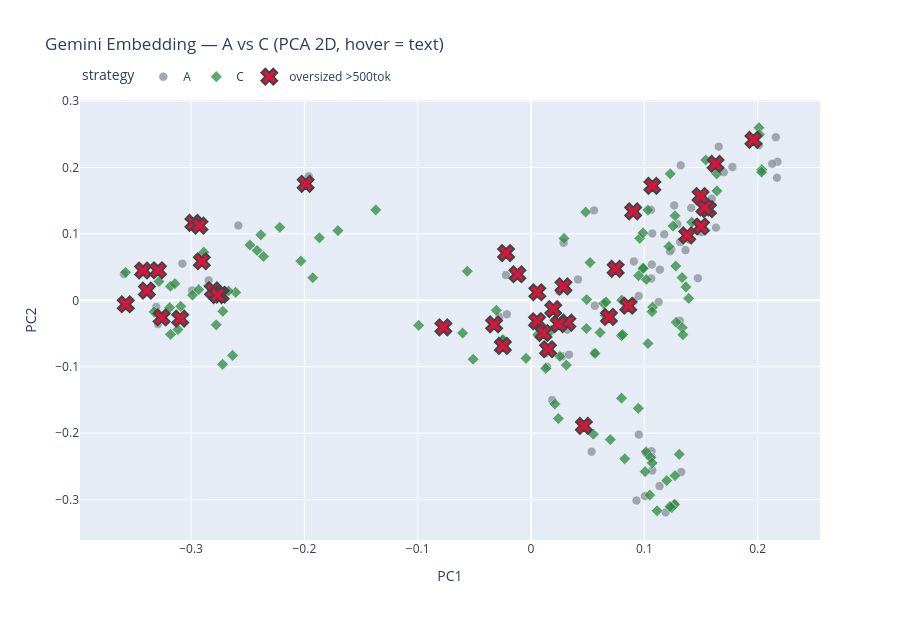

Notebook code for this chart:
### Markdown cell above
---
## Section 5.2: Embedding Map — A vs C (hover ดู text / ขาดหายมั้ย)

ลดมิติ vector 3072 → 2D (PCA) แล้ว plot จุด A (เทา) vs C (เขียว)

**Hover แต่ละจุด** จะเห็น:
- `chunk_id`, source, page, section, type, tokens
- ตัวอย่างเนื้อหา (body ไม่รวม prefix)
- ⚠️ ถ้า chunk ใหญ่เกิน 500 tok → เสี่ยง embedding กลืนเนื้อหา
- ตารางแยก chunk หรือไม่ (C แยก 1:1)

> ต้องรัน Section 5 (embed A + C) ก่อน — ใช้ `vecs_A_gemini`, `chunks_A`, `vecs_C_gemini`, `chunks_C`

### Code cell
# ── Embedding 2D map: Strategy A vs C (interactive hover) ───────
import re
import numpy as np
import pandas as pd
import plotly.express as px
import plotly.graph_objects as go
from sklearn.decomposition import PCA
from sklearn.preprocessing import normalize

MAX_TOKENS = 500

def _body_text(content: str) -> str:
    """ตัด [Source:...] และ [Context:...] ออก เหลือเนื้อหาจริง"""
    lines = content.split("\n")
    body = []
    for line in lines:
        s = line.strip()
        if s.startswith("[Source:") or s.startswith("[Context:"):
            continue
        body.append(line)
    return "\n".join(body).strip()

def _chunk_flags(chunk: dict) -> dict:
    tok = chunk.get("tokens_approx", 0)
    ctype = chunk.get("type", "text")
    body = _body_text(chunk.get("content", ""))
    has_table_tag = "<table" in body.lower()
    return {
        "oversized": tok > MAX_TOKENS,
        "is_table_chunk": ctype in ("table_html", "table_md"),
        "has_table_inline": has_table_tag and ctype == "text",
        "body_chars": len(body),
        "body_preview": body[:500] + ("…" if len(body) > 500 else ""),
    }

def _build_embed_df(chunks, vectors, strategy: str) -> pd.DataFrame:
    rows = []
    for chunk, vec in zip(chunks, vectors):
        flags = _chunk_flags(chunk)
        warn = []
        if flags["oversized"]:
            warn.append("⚠️ >500 tok — เสี่ยงกลืนเนื้อหาใน vector")
        if flags["has_table_inline"]:
            warn.append("⚠️ ตารางปนใน text chunk (A มักเป็นแบบนี้)")
        if flags["is_table_chunk"]:
            warn.append("✅ ตารางแยก chunk (C)")
        rows.append({
            "strategy": strategy,
            "chunk_id": chunk["chunk_id"],
            "source": chunk["source"],
            "page": chunk["page"],
            "heading": chunk.get("heading", ""),
            "type": chunk.get("type", "text"),
            "tokens": chunk.get("tokens_approx", 0),
            "patient_group": chunk.get("patient_group", "—"),
            "oversized": flags["oversized"],
            "is_table_chunk": flags["is_table_chunk"],
            "has_table_inline": flags["has_table_inline"],
            "body_chars": flags["body_chars"],
            "body_preview": flags["body_preview"],
            "warnings": " | ".join(warn) if warn else "OK",
            "vector": vec,
        })
    return pd.DataFrame(rows)

df_A = _build_embed_df(chunks_A, vecs_A_gemini, "A")
df_C = _build_embed_df(chunks_C, vecs_C_gemini, "C")
embed_df = pd.concat([df_A, df_C], ignore_index=True)

all_vecs = np.array(embed_df["vector"].tolist(), dtype=np.float32)
all_vecs = normalize(all_vecs)
pca = PCA(n_components=2, random_state=42)
xy = pca.fit_transform(all_vecs)
embed_df["x"] = xy[:, 0]
embed_df["y"] = xy[:, 1]
embed_df.drop(columns=["vector"], inplace=True)

print(f"📍 Embedding map: A={len(df_A)} | C={len(df_C)} | PCA variance={pca.explained_variance_ratio_.sum():.1%}")
print(f"   A oversized (>{MAX_TOKENS} tok): {int(df_A['oversized'].sum())} | C oversized: {int(df_C['oversized'].sum())}")
print(f"   A table-inline: {int(df_A['has_table_inline'].sum())} | C table chunks: {int(df_C['is_table_chunk'].sum())}")

embed_df["hover"] = embed_df.apply(
    lambda r: (
        f"<b>{r['strategy']} | {r['chunk_id']}</b><br>"
        f"source={r['source']} p.{r['page']} | type={r['type']}<br>"
        f"tokens={r['tokens']} | group={r['patient_group']}<br>"
        f"section={str(r['heading'])[:80]}<br>"
        f"<br><b>{r['warnings']}</b><br>"
        f"<br>{r['body_preview'].replace(chr(10), '<br>')}"
    ),
    axis=1,
)

fig = px.scatter(
    embed_df, x="x", y="y", color="strategy", symbol="strategy",
    color_discrete_map={"A": "#868e96", "C": "#2b8a3e"},
    symbol_map={"A": "circle", "C": "diamond"},
    title="Gemini Embedding — A vs C (PCA 2D, hover = text)",
    labels={"x": "PC1", "y": "PC2"}, height=620,
)
fig.update_traces(
    marker=dict(size=9, opacity=0.75, line=dict(width=0.5, color="white")),
    hovertemplate="%{hovertext}<extra></extra>",
    hovertext=embed_df["hover"].tolist(),
)
oversized = embed_df[embed_df["oversized"]]
if len(oversized):
    fig.add_trace(go.Scatter(
        x=oversized["x"], y=oversized["y"], mode="markers",
        name=f"oversized >{MAX_TOKENS}tok",
        marker=dict(size=14, color="crimson", symbol="x", line=dict(width=2)),
        hovertext=oversized["hover"], hovertemplate="%{hovertext}<extra></extra>",
    ))
fig.update_layout(legend=dict(orientation="h", yanchor="bottom", y=1.02))
fig.show()

### Figure 1 — Plotly figure (JSON) as saved in the notebook; plotly's stock layout.template omitted (floating-point values rounded to 4 significant figures; data arrays with more than 128 entries replaced by an {"elided": "..."} marker saying what was removed)
{"data": [{"hovertemplate": "%{hovertext}<extra></extra>", "hovertext": {"elided": "211 str values"}, "legendgroup": "A", "marker": {"color": "#868e96", "line": {"color": "white", "width": 0.5}, "opacity": 0.75, "size": 9, "symbol": "circle"}, "mode": "markers", "name": "A", "orientation": "v", "showlegend": true, "type": "scatter", "x": [-0.3592, -0.3077, -0.2845, -0.3423, -0.2991, -0.1962, -0.2979, -0.2583, -0.3306, -0.3389, -0.3292, -0.3576, 0.1017, 0.1325, 0.1064, 0.1134, 0.1005, 0.0951, 0.1066, 0.1268, 0.1069, 0.1188, 0.09304, 0.05344, 0.04661, 0.09075, 0.1313, 0.1126, 0.106, 0.02749, 0.05614, 0.01417, 0.01865, 0.1292, 0.05553, 0.1058, -0.01201, 0.02878, -0.02216, -0.02796, 0.02494, 0.0414, 0.1472, 0.1066, 0.1239, 0.05624, 0.1069, 0.1393, 0.1413, 0.1316, 0.1137, 0.09074, 0.09497, 0.0196, -0.02134, 0.02859, 0.03197, 0.015, 0.01238, 0.03352, 0.2174, 0.217, 0.1777, 0.1321, 0.2011, 0.2127, 0.2159, 0.1701, 0.1656, 0.1561, 0.1594, 0.1263, 0.1071, 0.1225, 0.1631, 0.1397, 0.1501, 0.1175, 0.1363], "xaxis": "x", "y": [0.0394, 0.05522, 0.03012, 0.04489, 0.01493, 0.1867, 0.1166, 0.1127, -0.01004, 0.01474, -0.03561, -0.005883, -0.2298, -0.2584, -0.2272, -0.2795, -0.2946, -0.2021, -0.2361, -0.3067, -0.2562, -0.3192, -0.3014, -0.2279, -0.189, 0.05851, -0.03086, -0.002421, 0.03288, -0.08409, -0.0792, -0.09987, -0.15, 0.1148, 0.1354, 0.1363, 0.03925, 0.0865, 0.03817, -0.02456, 0.01349, 0.03143, 0.03321, 0.05379, 0.07621, -0.00808, 0.1008, 0.09237, 0.1392, 0.08782, 0.04624, -0.001302, 0.006555, -0.01324, -0.02099, 0.02113, -0.04417, -0.07359, -0.07991, -0.08178, 0.2086, 0.1845, 0.2007, 0.2033, 0.2339, 0.2057, 0.2456, 0.193, 0.2314, 0.1373, 0.1531, 0.1429, 0.1723, 0.07391, 0.1094, 0.09141, 0.1026, 0.09939, 0.07565], "yaxis": "y"}, {"hovertemplate": "%{hovertext}<extra></extra>", "hovertext": {"elided": "211 str values"}, "legendgroup": "C", "marker": {"color": "#2b8a3e", "line": {"color": "white", "width": 0.5}, "opacity": 0.75, "size": 9, "symbol": "diamond"}, "mode": "markers", "name": "C", "orientation": "v", "showlegend": true, "type": "scatter", "x": {"elided": "132 float values"}, "xaxis": "x", "y": {"elided": "132 float values"}, "yaxis": "y"}, {"hovertemplate": "%{hovertext}<extra></extra>", "hovertext": ["<b>A | AAFP_0003</b><br>source=AAFP p.2 | type=table_html<br>tokens=2416 | group=—<br>section=Antibiotic Use in Acute Upper Respiratory Tract Infections > Common Cold<br><br><b>⚠️ >500 tok — เสี่ยงกลืนเนื้อหาใน vector | ✅ ตารางแยก chunk (C)</b><br><br><table><tr><td>Condition</td><td>Signs and symptoms</td><td>Treatment</td></tr><tr><td>Acute otitis media</td><td>Fever, earache, ear drainage, middle ear effusion, signs of middle ear inflammation</td><td>Analgesics; amoxicillin (first-line treatment) for all children with severe illness and young children with bilateral infections, otherwise consider watchful waiting</td></tr><tr><td>Acute rhinosinusitis</td><td>Fever, purulent nasal discharge, facial pain, headache</td><td>Watchful waiting fo…", "<b>A | AAFP_0006</b><br>source=AAFP p.4 | type=table_html<br>tokens=1981 | group=—<br>section=Antibiotic Use in Acute Upper Respiratory Tract Infections > Group A Beta-Hemoly<br><br><b>⚠️ >500 tok — เสี่ยงกลืนเนื้อหาใน vector | ✅ ตารางแยก chunk (C)</b><br><br>The American Academy of Family Physicians, the Ameri- can College of Physicians, and the Centers for Disease Con- trol and Prevention (CDC) recommend using the modified Center criteria when evaluating patients with pharyngitis to determine the likelihood of group A beta-hemolytic strep- tococcal infection before prescribing antibiotics (**Table 2**). The findings in the Center criteria that are suggestive of group A beta-hemolytic streptococcal pharyngitis include tonsillar exudates, tender ante…", "<b>A | AAFP_0009</b><br>source=AAFP p.6 | type=table_html<br>tokens=2418 | group=—<br>section=Antibiotic Use in Acute Upper Respiratory Tract Infections > Interventions to Re<br><br><b>⚠️ >500 tok — เสี่ยงกลืนเนื้อหาใน vector | ✅ ตารางแยก chunk (C)</b><br><br><table><tr><td>Infection</td><td>Adults</td><td>Children</td></tr><tr><td rowspan=\"2\">Acute bacterial rhinosinusitis</td><td>First-line treatment:</td><td>First-line treatment:</td></tr><tr><td>Amoxicillin/clavulanate (Augmentin), 500 mg orally every eight hours or 875 mg every 12 hours for five to seven days</td><td>Amoxicillin/clavulanate, 45 mg amoxicillin per kg per day orally, divided every 12 hours for 10 to 14 days</td></tr><tr><td></td><td>Penicillin allergy:</td><td>Penicillin allergy:<…", "<b>A | AAFP_0011</b><br>source=AAFP p.8 | type=table_html<br>tokens=3166 | group=—<br>section=UPPER RESPIRATORY TRACT INFECTIONS > TABLE 5 Physician and Patient Resources for<br><br><b>⚠️ >500 tok — เสี่ยงกลืนเนื้อหาใน vector | ✅ ตารางแยก chunk (C)</b><br><br><table><tr><td>American Heart Association Physician Alliance</td><td>http://www.ahaphysicianforum.org/resources/appropriate-use/ antimicrobial/index.shtml</td></tr><tr><td>Centers for Disease Control and Prevention</td><td>https://www.cdc.gov/ antibiotic-use</td></tr><tr><td>Choosing Wisely Canada</td><td>https://choosingwiselycanada. org/primary-care/antibiotics</td></tr><tr><td>Interactive Medical Training Resources</td><td>https://www.uwimtr.org/dart</td></tr></table><br><br>of interventions with a…", "<b>A | URI_0012</b><br>source=URI p.13 | type=table_html<br>tokens=637 | group=—<br>section=น้ำหนักคำแนะนำ (Strength of Recommendation)<br><br><b>⚠️ >500 tok — เสี่ยงกลืนเนื้อหาใน vector | ✅ ตารางแยก chunk (C)</b><br><br><table><tr><td>น้ำหนัก</td><td>ความหมาย</td></tr><tr><td>++</td><td>\"แนะนำอย่างยิ่ง\" (strongly recommend) คือ ความความมั่นใจ ของคำแนะนำ **ให้ทำ** อยู่ในระดับสูง เพราะมาตรการดังกล่าวมี ประโยชน์อย่างยิ่งต่อผู้ป่วยและคุ้มค่า (cost effective) (**ควรทำ**)</td></tr><tr><td>+</td><td>\"แนะนำ\" (recommend) คือ ความมั่นใจของคำแนะนำ **ให้ทำ** อยู่ในระดับปานกลาง เนื่องจากมาตรการดังกล่าวอาจมีประโยชน์ ต่อผู้ป่วยและอาจคุ้มค่าในภาวะจำเพาะ (อาจไม่ทำก็ได้ขึ้นอยู่ กับสถานการณ์และความเหมาะสม: น่าทำ)</td></tr><tr><td…", "<b>A | URI_0024</b><br>source=URI p.22 | type=table_html<br>tokens=1162 | group=—<br>section=ลักษณะอาการทางคลินิก<br><br><b>⚠️ >500 tok — เสี่ยงกลืนเนื้อหาใน vector | ✅ ตารางแยก chunk (C)</b><br><br><table><tr><td>เชื้อ</td><td>อาการทางคลินิกและอาการร่วมที่พบ</td></tr><tr><td>Group A beta-hemolytic streptococci</td><td>1) Pharyngotonsillitis คอและ/หรือต่อมทอนซิลแดงจัด อาจตรวจพบจุดหนองทั้งที่ทอนซิลและเยื่อบุรอบ ๆ บริเวณเพดานอ่อน หรือตรวจพบจุดเลือดออกบริเวณที่มีการอักเสบ<br/>2) Scarlet fever ผู้ป่วยที่มีทอนซิลอักเสบร่วมกับมีผื่นตามตัว เป็นแบบ punctate erythema (scarlatiniform rash) บริเวณรอบปากชีด และลิ้นมีลักษณะคล้ายสตรอเบอรี่</td></tr><tr><td>Group C and group G streptococci</td><td>Pharyng…", "<b>A | URI_0041</b><br>source=URI p.37 | type=text<br>tokens=511 | group=—<br>section=การตรวจทางห้องปฏิบัติการ > การถ่ายภาพรังสีไซนัส<br><br><b>⚠️ >500 tok — เสี่ยงกลืนเนื้อหาใน vector</b><br><br>เด็กที่มีอาการไซนัสอักเสบเรื้อรัง หรือเป็นซ้ำๆ ส่วนใหญ่เกิดจากมีการติดเชื้อทางเดินหายใจส่วนบนที่เป็นบ่อยๆ ควรหาปัจจัยอื่นที่อาจเป็นเหตุนำได้แก่ ภูมิแพ้ ภาวะภูมิคุ้มกันต่ำ ความผิดปกติของ cilia และความผิดปกติทางกายภาพ ซึ่งต้องให้การรักษาไปด้วยกัน แนวทางการดูแลรักษาโรคติดเชื้อเฉียบพลันระบบหายใจในเด็ก พ.ศ. 2562 **2. การรักษาจำเพาะ (specific treatment)** ได้แก่ **ยาต้านจุลชีพ**<br>การรักษาด้วยยาต้านจุลชีพอาจแบ่งการพิจารณาเป็น 2 ขั้นตอนดังนี้ **2.1 การรักษาระยะแรก (ดังตารางที่ 3)**<br>1) จากการศึกษาในผู้ใหญ…", "<b>A | URI_0043</b><br>source=URI p.39 | type=text<br>tokens=511 | group=—<br>section=การตรวจทางห้องปฏิบัติการ > การถ่ายภาพรังสีไซนัส<br><br><b>⚠️ >500 tok — เสี่ยงกลืนเนื้อหาใน vector</b><br><br>รูปแบบเดิมของ amoxicillin: clavulanate จะมีอัตราส่วน 4:1 ซึ่งต้องแบ่งให้วันละ 3 เวลา ปัจจุบันชนิดที่มีอัตราส่วน 7:1 จะแบ่งให้วันละ 2 เวลา แต่กรณีที่ให้ขนาดสูงคือ สัดส่วน 14:1 นั้นสามารถให้ amoxicillin: clavulanate ชนิด 7:1 ในขนาด 40-50 มก./กก./วัน ร่วมกับ amoxicillin ธรรมดาในขนาด 40-50 มก./กก./วัน ได้¹⁴ [B1+]<br><br><br><br><br><br><br><br>แนวทางการดูแลรักษาโรคติดเชื้อเฉียบพลันระบบหายใจในเด็ก พ.ศ. 2562 <br><br><br><br>2) ยาต้านจุลชีพอื่นที่สามารถใช้ได้ เช่น levofloxacin (10-20 มก./กก./วัน) cefuroxime, cefdinir หรือ cepipodoxime กร…", "<b>A | URI_0045</b><br>source=URI p.40 | type=table_html<br>tokens=5802 | group=—<br>section=การตรวจทางห้องปฏิบัติการ > แนวทางการป้องกันไซนัสอักเสบ (prevention and promotion<br><br><b>⚠️ >500 tok — เสี่ยงกลืนเนื้อหาใน vector | ✅ ตารางแยก chunk (C)</b><br><br><table><tr><td>ยา</td><td>ขนาดยา</td><td>ระยะเวลา (วัน)</td></tr><tr><td colspan=\"3\">สำหรับผู้ที่ไม่แพ้ penicillin</td></tr><tr><td>Amixicillin</td><td>40-50 มก./กก./วัน หรือ 80-90 มก./กก./วัน ในกรณีสงสัยเชื้อดื้อยา</td><td>7-10</td></tr><tr><td rowspan=\"2\">Amoxicillin-clavulanate</td><td>40-50 มก./กก./วัน ของ amoxicillin (7:1) หรือ 80-90 มก./กก./วัน ของ amoxicillin (14:1) ในกรณีสงสัยเชื้อดื้อยา*</td><td>7-10</td></tr><tr><td colspan=\"2\">สำหรับผู้ที่แพ้ penicillin non type I hypersensitivity</td…", "<b>A | URI_0057</b><br>source=URI p.66 | type=text<br>tokens=544 | group=—<br>section=ฝีหลังคอหอย (Retropharyngeal abscess) > 2. การถ่ายภาพเอกซเรย์คอมพิวเตอร์ของคอและ<br><br><b>⚠️ >500 tok — เสี่ยงกลืนเนื้อหาใน vector</b><br><br>ต้องพยายามให้ได้การวินิจฉัยโรคโดยเร็วที่สุด ก่อนที่จะมีภาวะแทรกซ้อนจากการอุดกั้นทางเดินหายใจ โดยเฉพาะในเด็กที่มาด้วยไข้ คอบวมและกลืนลำบาก ควรเฝ้าระวังใกล้ชิดในเด็กที่มีอาการหงุดหงิด กระสับกระส่าย น้ำลายไหล (drooling) หรือแหงนคอผิดปกติ ความรุนแรงของโรค ขึ้นกับภาวะอุดกั้นทางเดินหายใจส่วนบน สิ่งที่มักพบเมื่อมีปัญหาอุดกั้นทางเดินหายใจ ได้แก่ หายใจเร็ว เขียว tracheal tug (แหงนคอไปด้านหลัง ผู้ตรวจยืนหลังผู้ป่วย จับที่ cricoid cartilage สัมผัสได้ว่า trachea ถูกดึงลงตามจังหวะหัวใจเต้น) intercostal retra…", "<b>A | URI_0060</b><br>source=URI p.70 | type=text<br>tokens=522 | group=—<br>section=ฝีหลังคอหอย (Retropharyngeal abscess) > 2. การถ่ายภาพเอกซเรย์คอมพิวเตอร์ของคอและ<br><br><b>⚠️ >500 tok — เสี่ยงกลืนเนื้อหาใน vector</b><br><br>พิจารณาเปลี่ยนยาต้านจุลชีพตามผลเพาะเชื้อ หรือเมื่อผู้ป่วยอาการทรุดลง ทั้งนี้หลังจากให้ยาต้านจุลชีพไปแล้ว อาการควรมีขึ้นใน 24-48 ชั่วโมง ถ้าไม่ดีขึ้นให้ประเมินซ้ำ และเพิ่มยา vancomycin เพื่อครอบคลุมเชื้อ MRSA<br><br><br><br>**การปรับเปลี่ยนเป็นยารับประทาน**<br><br><br><br>ให้ยาต้านจุลชีพทางหลอดดำไปจนกว่าไข้ลง และอาการดีขึ้น จึงเปลี่ยนเป็นยารับประทาน ที่แนะนำคือ amoxicillin-clavulanate หรือ clindamycin ระยะเวลาที่ให้ยาประมาณ 14 วัน (รวมทั้ง IV และ oral) ทั้งนี้ขึ้นอยู่กับว่าผู้ป่วยมีภาวะแทรกซ้อนมากน้อยเพียงใด^1 [C1++]<br><br><br>…", "<b>C | AAFP_0003</b><br>source=AAFP p.2 | type=table_html<br>tokens=644 | group=both<br>section=Antibiotic Use in Acute Upper Respiratory Tract Infections > Common Cold > Table<br><br><b>⚠️ >500 tok — เสี่ยงกลืนเนื้อหาใน vector | ✅ ตารางแยก chunk (C)</b><br><br><table><tr><td>Condition</td><td>Signs and symptoms</td><td>Treatment</td></tr><tr><td>Acute otitis media</td><td>Fever, earache, ear drainage, middle ear effusion, signs of middle ear inflammation</td><td>Analgesics; amoxicillin (first-line treatment) for all children with severe illness and young children with bilateral infections, otherwise consider watchful waiting</td></tr><tr><td>Acute rhinosinusitis</td><td>Fever, purulent nasal discharge, facial pain, headache</td><td>Watchful waiting fo…", "<b>C | AAFP_0012</b><br>source=AAFP p.4 | type=text<br>tokens=528 | group=both<br>section=UPPER RESPIRATORY TRACT INFECTIONS > Acute Otitis Media > Group A Beta-Hemolytic<br><br><b>⚠️ >500 tok — เสี่ยงกลืนเนื้อหาใน vector</b><br><br>Pharyngitis symptoms include sore throat, fever, and painful swallowing. Children may also have headaches, nausea, or abdominal pain. Pharyngitis is a self-limited infection that may accompany other symptoms of URIs. Although group A beta-hemolytic streptococcal pharyngitis is the most common bacterial cause of acute pharyngitis, accounting for 5% to 15% of sore throat visits in adults and 20% to 30% in children, most cases are viral.<sup>13</sup> Distinguishing group A beta-hemolytic streptococ…", "<b>C | AAFP_0015</b><br>source=AAFP p.5 | type=text<br>tokens=615 | group=both<br>section=UPPER RESPIRATORY TRACT INFECTIONS > Acute Otitis Media > Group A Beta-Hemolytic<br><br><b>⚠️ >500 tok — เสี่ยงกลืนเนื้อหาใน vector</b><br><br>ed for patients with a score of 2 or 3 and, if results are positive, should receive antibiotics; patients with a score of 4 or 5 should receive antibiotics.<br><br>Adapted with permission from Zoorob R, Sidani MA, Fremont RD, et al. Antibiotic use in acute upper respiratory tract infections. Am Fam Physician. 2012;86(9):820.<br><br>The Infectious Diseases Society of America recom- mends that patients with suspected group A beta-hemo- lytic streptococcal pharyngitis undergo a throat swab rapid antigen detect…", "<b>C | AAFP_0023</b><br>source=AAFP p.6 | type=table_html<br>tokens=1000 | group=both<br>section=UPPER RESPIRATORY TRACT INFECTIONS > Interventions to Reduce Unnecessary Antibio<br><br><b>⚠️ >500 tok — เสี่ยงกลืนเนื้อหาใน vector | ✅ ตารางแยก chunk (C)</b><br><br><table><tr><td>Infection</td><td>Adults</td><td>Children</td></tr><tr><td rowspan=\"2\">Acute bacterial rhinosinusitis</td><td>First-line treatment:</td><td>First-line treatment:</td></tr><tr><td>Amoxicillin/clavulanate (Augmentin), 500 mg orally every eight hours or 875 mg every 12 hours for five to seven days</td><td>Amoxicillin/clavulanate, 45 mg amoxicillin per kg per day orally, divided every 12 hours for 10 to 14 days</td></tr><tr><td></td><td>Penicillin allergy:</td><td>Penicillin allergy:<…", "<b>C | AAFP_0026</b><br>source=AAFP p.7 | type=table_html<br>tokens=759 | group=both<br>section=UPPER RESPIRATORY TRACT INFECTIONS > Table<br><br><b>⚠️ >500 tok — เสี่ยงกลืนเนื้อหาใน vector | ✅ ตารางแยก chunk (C)</b><br><br><table><tr><td>Clinical recommendation</td><td>Evidence rating</td><td>Comments</td></tr><tr><td>Antibiotics are ineffective for the treatment of the common cold and should not be prescribed.<sup>5,21,22</sup></td><td>A</td><td>Consistent findings of no benefit and increased adverse effects in systematic reviews of 11 RCTs</td></tr><tr><td>Antibiotics are not typically effective for treatment of laryngitis and any benefits, including slight improvement in voice, do not outweigh costs.<sup>8</sup…", "<b>C | AAFP_0031</b><br>source=AAFP p.9 | type=text<br>tokens=563 | group=both<br>section=UPPER RESPIRATORY TRACT INFECTIONS > TABLE 5 Physician and Patient Resources for<br><br><b>⚠️ >500 tok — เสี่ยงกลืนเนื้อหาใน vector</b><br><br>1\\. Shapiro DJ, Hicks LA, Pavia AT, et al. Antibiotic prescribing for adults in ambulatory care in the USA, 2007-09. J Antimicrob Chemother. 2014; 69(1):234-240.<br><br>2\\. Hersh AL, Shapiro DJ, Pavia AT, et al. Antibiotic prescribing in ambulatory pediatrics in the United States. Pediatrics. 2011;128(6):1053-1061.<br><br>3\\. Havens FP, Hicks LA, Chung JR, et al. Outpatient antibiotic prescribing for acute respiratory infections during influenza seasons. JAMA Netw Open. 2018;1(2):e180243.<br><br>4\\. Hersh AL, Jac…", "<b>C | AAFP_0032</b><br>source=AAFP p.9 | type=text<br>tokens=556 | group=both<br>section=UPPER RESPIRATORY TRACT INFECTIONS > TABLE 5 Physician and Patient Resources for<br><br><b>⚠️ >500 tok — เสี่ยงกลืนเนื้อหาใน vector</b><br><br>Society of America. IDSA clinical practice guideline for acute bacterial rhinosinusitis in children and adults. Clin Infect Dis. 2012;54(8):e72-e112.<br><br>10\\. Rosenfeld RM, Piccirillo JF, Chandrasekhar SS, et al. Clinical practice guideline (update): adult sinusitis. Otolaryngol Head Neck Surg. 2015; 152(2 suppl):S1-S39.<br><br>11\\. Lieberthal AS, Carroll AE, Chommaitree T, et al. The diagnosis and management of acute otitis media lPublished correction appears in Pediatr rics. 2014;133(2):346]. Pediatric…", "<b>C | AAFP_0034</b><br>source=AAFP p.9 | type=text<br>tokens=522 | group=both<br>section=UPPER RESPIRATORY TRACT INFECTIONS<br><br><b>⚠️ >500 tok — เสี่ยงกลืนเนื้อหาใน vector</b><br><br>www.choosingwisely.org/clinician-lists/american-academy-pediatrics-cough-and-cold-medicines-for-children-under-four<br><br>21\\. Harris AM, Hicks LA, Qaseem A; High value care task force of the American College of Physicians and for the Centers for Disease Control and Prevention. Appropriate antibiotic use for acute respiratory tract infection in adults: advice for high-value care from the American College of Physicians and the Centers for Disease Control and Prevention. Ann Intern Med. 2016;164(6):425…", "<b>C | AAFP_0035</b><br>source=AAFP p.9 | type=text<br>tokens=506 | group=both<br>section=UPPER RESPIRATORY TRACT INFECTIONS<br><br><b>⚠️ >500 tok — เสี่ยงกลืนเนื้อหาใน vector</b><br><br>. Accessed August 31, 2022. https://www.cdc.gov/coronavirus/2019-n cov/need-extra-precautions/people-with-medical-conditions.html<br><br>30\\. Coker TR, Chan LS, Newberry SJ, et al. Diagnosis, microbial epidemiology, and antibiotic treatment of acute otitis media in children: a systematic review. JAMA. 2010;304(19):2161-2169.<br><br>31\\. Spurling GK, Del Mar CB, Dooley L, et al. Delayed antibiotic prescriptions for respiratory infections. Cochrane Database Syst Rev. 2017;(9): CD004417.<br><br>32\\. Gaboury RM, Shin…", "<b>C | URI_0036</b><br>source=URI p.28 | type=text<br>tokens=504 | group=pediatric<br>section=การรักษา ประกอบด้วย > 2. การให้ยาต้านจุลชีพ<br><br><b>⚠️ >500 tok — เสี่ยงกลืนเนื้อหาใน vector</b><br><br>ใช้เฉพาะผู้ป่วยที่มีภาวะ type I hypersensitivity ต่อ penicillin โดยแนะนำให้ เริ่มการรักษาภายใน 9 วันหลังจากเริ่มมีอาการ¹¹ [A1++]<br><br>**ภาวะแทรกซ้อน ได้แก่**<br>1. ภาวะแทรกซ้อนที่เกิดจากการลุกลามของเชื้อไปยังบริเวณใกล้เคียง (suppurative complications) ได้แก่ หูชั้นกลางอักเสบ, peritonssial abscess (Quinsy), para/retro pharyngeal abscess และการลุกลามของเชื้อไปยังเนื้อเยื่อ ชั้นลึกของบริเวณคอหรือไปส่วนอื่นๆ พบมีรายงานผู้ป่วย endophthalmitis⁵ กรณี<br><br>นี้ต้องส่งปรึกษาแพทย์เฉพาะทาง ตา หู คอ จมูก ต่อไป ภาวะแทรก…", "<b>C | URI_0038</b><br>source=URI p.28 | type=text<br>tokens=584 | group=pediatric<br>section=การรักษา ประกอบด้วย > 2. การให้ยาต้านจุลชีพ<br><br><b>⚠️ >500 tok — เสี่ยงกลืนเนื้อหาใน vector</b><br><br>r upper respiratory tract infections in pediatrics. Pediatrics 2013;132(6): 1146-54.<br><br>6\\. Fine AM, Nizet V, Mandl KD. Large-scale validation of the Centor and Mcsaac scores to predict group A streptococcal pharyngitis. Arch Intern Med 2012;172(11):847-52.<br><br>แนวทางการดูแลรักษาโรคติดเชื้อเฉียบพลันระบบหายใจในเด็ก พ.ศ. 2562<br><br>7.  Kunnamo A, Korppi M, Helminen M. Tonsillitis in children: unnecessary laboratory studies and antibiotic use. World J Pediatr 2016;12(1):114-7.<br>8.  Ebell MH, Call M, Shinholse…", "<b>C | URI_0046</b><br>source=URI p.39 | type=text<br>tokens=515 | group=pediatric<br>section=การตรวจทางห้องปฏิบัติการ > การถ่ายภาพรังสีไซนัส<br><br><b>⚠️ >500 tok — เสี่ยงกลืนเนื้อหาใน vector</b><br><br>eatus**<br>สำหรับสถานบริการที่สามารถส่งตรวจเพาะเชื้อจากสารคัดหลั่งได้ อาจเก็บสารคัดหลั่งเพื่อใช้เป็นข้อมูลบอกเชื้อที่เป็นสาเหตุ โดยก่อนเก็บเพาะเชื้อแนะนำให้ยาเพื่อให้เส้นเลือดหดตัวเฉพาะที่ เช่น 0.25% phenylephrine hydrochloride หยอดจมูก แล้วใช้ wire-cotton swab เก็บน้ำมูกจากบริเวณรูเปิดไซนัสโดยเก็บทั้งสองข้าง$^{35}$ [C1+]<br><br>**การเจาะดูดไซนัสโดยแพทย์โสต ศอ นาสิก**<br>โดยทั่วไปไม่มีความจำเป็นต้องทำ ยกเว้นมีข้อบ่งชี้ ได้แก่ ผู้ป่วยที่ไม่ตอบสนองต่อการรักษาด้วยยาต้านจุลชีพหลายชนิด หรือมีการปวดที่บริเวณใบหน้…", "<b>C | URI_0049</b><br>source=URI p.39 | type=text<br>tokens=512 | group=pediatric<br>section=การตรวจทางห้องปฏิบัติการ > การถ่ายภาพรังสีไซนัส<br><br><b>⚠️ >500 tok — เสี่ยงกลืนเนื้อหาใน vector</b><br><br>$^{3,5,13,44}$ [B1+]<br>4) ไม่ควรเลือกให้ macrolide เป็นตัวแรก เนื่องจาก S. pneumoniae มักจะดื้อต่อยานี้$^{8,12,45}$ [A1-]<br><br>5) กรณีที่ทราบว่าเชื้อเป็น penicillin resistant S. pneumoniae เพียงชนิดเดียว อาจให้ clindamycin 30-40 มก./กก./วัน แบ่งให้ 3 เวลา [C1+]<br><br>**2.2 กรณีที่ไม่ตอบสนองต่อการรักษาหรือมีโอกาสมีเชื้อดื้อยาสูง**<br><br>1) กลุ่มที่ไม่ตอบสนองต่อการรักษาที่ 48-72 ชั่วโมง และกลุ่มที่มีโอกาสมีเชื้อดื้อยา (ได้แก่เคยได้ยาต้านจุลชีพมาภายใน 30-90 วัน หรือได้ยาต้านจุลชีพบ่อยๆ อายุต่ำกว่า 2 ปี หรืออยู่ในส…", "<b>C | URI_0053</b><br>source=URI p.47 | type=text<br>tokens=523 | group=pediatric<br>section=การตรวจทางห้องปฏิบัติการ > แนวทางการป้องกันไซนัสอักเสบ (prevention and promotion<br><br><b>⚠️ >500 tok — เสี่ยงกลืนเนื้อหาใน vector</b><br><br>* กรณีสงสัยเชื้อ S. pneumoniae ดื้อยา ได้แก่ เคยได้ยาต้านจุลชีพมาภายใน 30-90 วัน หรือ<br>ได้ยาต้านจุลชีพบ่อยๆ อายุต่ำกว่า 2 ปี หรืออยู่ในสถานรับเลี้ยงเด็กอ่อน^5,12,13,40-43 รวมทั้ง<br>เด็กที่อยู่ในสิ่งแวดล้อมที่สัมผัสกับควันบุหรี่พิจารณาใช้ amoxicillin-clavulanate ขนาด 80-90<br>มก./กก./วัน ของ amoxicillin ร่วมกับ 6.4 มก./กก./วัน ของ clavulanate ในอัตราส่วน 14:1<br>เพื่อลดการเกิดผลข้างเคียงถ่ายเหลว<br><br>แผนภูมิที่ 3 แนวทางการดูแลรักษา acute sinusitis<br><br>**ไซนัสอักเสบเฉียบพลัน**<br><br>**ไม่มีเชื้อดื้อยา**<br>*   **อาการไม่…", "<b>C | URI_0054</b><br>source=URI p.47 | type=text<br>tokens=510 | group=pediatric<br>section=การตรวจทางห้องปฏิบัติการ > แนวทางการป้องกันไซนัสอักเสบ (prevention and promotion<br><br><b>⚠️ >500 tok — เสี่ยงกลืนเนื้อหาใน vector</b><br><br>วัน ในผู้ป่วยที่เป็นเรื้อรังให้ยา 21-28 วัน หรือนับจากการเป็นปกติแล้วให้ยาต่ออีก 7 วัน<br><br>แนวทางการดูแลรักษาโรคติดเชื้อเฉียบพลันระบบหายใจในเด็ก พ.ศ. 2562<br><br>**เอกสารอ้างอิง**<br><br>1. Newton DA. Sinusitis in children and adolescents. Prim Care 1996;23: 701-17.<br><br>2. Wald ER. Sinusitis in children. N Engl J Med 1992; 32: 6319-23.<br><br>3. ราชวิทยาลัยโสต ศอ นาสิกแพทย์แห่งประเทศไทย, ราชวิทยาลัยกุมารแพทย์ แห่งประเทศไทย, สมาคมโรคภูมิแพ้ และอิมมูโนวิทยาแห่งประเทศไทย, สมาคม โรคติดเชื้อแห่งประเทศไทย, สมาคมแพทย์โรคจมูกไ…", "<b>C | URI_0055</b><br>source=URI p.47 | type=text<br>tokens=537 | group=pediatric<br>section=การตรวจทางห้องปฏิบัติการ > แนวทางการป้องกันไซนัสอักเสบ (prevention and promotion<br><br><b>⚠️ >500 tok — เสี่ยงกลืนเนื้อหาใน vector</b><br><br>536, 2537 และ 2540. วารสารวัณโรคและโรคทรวงอก 2542;20:169-77.<br><br>11. Dejsirilert S, Overweg K, Sluijter M. et al. Nasopharyngeal carriage of penicillin-resistant Streptococcus pneumoniae among children with acute respiratory tract infections in Thailand: a molecular epidemiological survey. J Clin Microbiol 1999;37:1832-8.<br><br>12. Cincinnati Children's HospitalMedicalCenter. Evidence based clinical practice guideline for children with acute bacterial sinusitis in children 1 to 18 years of age. Cincinna…", "<b>C | URI_0056</b><br>source=URI p.47 | type=text<br>tokens=541 | group=pediatric<br>section=การตรวจทางห้องปฏิบัติการ > แนวทางการป้องกันไซนัสอักเสบ (prevention and promotion<br><br><b>⚠️ >500 tok — เสี่ยงกลืนเนื้อหาใน vector</b><br><br>Cherry JD, eds. Textbook of pediatric infectious diseases. Philadelphia: W.B. Saunders; 1998:183-91.<br><br>20. Nash D, Wald E. Sinusitis. Pediatr Rev 2001;22:111-6.<br><br>21. Ameli F, Castelnuovo P, Pagella F, et al. Nasal endoscopy in asthmatic children: clinical role in the diagnosis of rhinosinusitis. Rhinology 2004;42:15-8.<br><br>22. Shopner CE, Rossi JO. Roentgenologic evaluation of the paranasal sinuses in children. Am J Roentgenol 1973;118:176-86.<br><br>แนวทางการดูแลรักษาโรคติดเชื้อเฉียบพลันระบบหายใจในเด็ก พ…", "<b>C | URI_0057</b><br>source=URI p.47 | type=text<br>tokens=545 | group=pediatric<br>section=การตรวจทางห้องปฏิบัติการ > แนวทางการป้องกันไซนัสอักเสบ (prevention and promotion<br><br><b>⚠️ >500 tok — เสี่ยงกลืนเนื้อหาใน vector</b><br><br>4;104:159-66.<br><br>31. Naclerio RM, deTineo ML, Baroody FM. Ragweed allergic rhinitis and the paranasal sinuses. Arch Otolaryngol Head Neck Surg 1997;123:194-6.<br><br>32. Tatli MM, San I, Karaoglanoglu M. Paranasal sinus computed tomographic findings of children with chronic cough. Int J Pediatr Otorhinolaryngol 2001;60: 213-7.<br><br>33. Laser RH, Younis RT, Parvey LS. Comparison of plain radiographs, coronal CT, and intraoperative findings in children with chronic sinusitis. Otolaryngol Head Neck Surg 1992;1…", "<b>C | URI_0058</b><br>source=URI p.47 | type=text<br>tokens=529 | group=pediatric<br>section=การตรวจทางห้องปฏิบัติการ > แนวทางการป้องกันไซนัสอักเสบ (prevention and promotion<br><br><b>⚠️ >500 tok — เสี่ยงกลืนเนื้อหาใน vector</b><br><br>yngol Head Neck Surg 2003;11:409-15.<br><br>43. ชิษณุ พันธุ์เจริญ. การใช้ยาต้านจุลชีพสำหรับโรคติดเชื้อเฉียบพลันของระบบทางเดินหายใจส่วนต้น. ใน: อังกูร เกิดพาณิช, รังสิมา โล่ห์เลขา, ทวี โชติพิทยสุนนท์, บรรณาธิการ. Update on Pediatric Infectious Diseases 2005. พิมพ์ครั้งที่ 1. กรุงเทพมหานคร: รุ่งศิลป์การพิมพ์ 2548. หน้า 146-53.<br><br>44. Sinus and Allergy Health Partnership, Antimicrobial guidelines for acute bacterial rhinosinusitis. Otolaryngol. Head Neck Surg 2000;123:S1-32.<br><br>45. ฤดีวิไล สามโกเศศ. การติดเช…", "<b>C | URI_0068</b><br>source=URI p.53 | type=text<br>tokens=538 | group=pediatric<br>section=โรคหูชั้นกลางอักเสบเฉียบพลัน (Acute otitis media) > การวินิจฉัย³<br><br><b>⚠️ >500 tok — เสี่ยงกลืนเนื้อหาใน vector</b><br><br>การวินิจฉัย AOM ในเวชปฏิบัติอาศัยข้อมูลจากประวัติและอาการ ทางคลินิกเป็นหลัก แนวทางการวินิจฉัย AOM โดย American Academy of Pediatrics ปี 2004 ประกอบด้วย 3 ส่วน คือ อาการที่เกิดขึ้นเฉียบพลัน การ<br><br>ตรวจพบน้ำในหูชั้นกลาง และการพบความผิดปกติของแก้วหูที่บ่งชี้ถึงการอักเสบเฉียบพลันของหูชั้นกลาง ซึ่งการตรวจน้ำในหูชั้นกลางในเด็กที่มีอาการเฉียบพลันทำได้ยาก จึงได้มีการปรับเปลี่ยนแนวทางการการวินิจฉัย AOM ในปี 2013 เป็นดังต่อไปนี้<br><br>1) เด็กโตที่มีอาการปวดหูมานานไม่เกิน 48 ชั่วโมง ตรวจพบว่ามีแก้วหูโป่งเล็กน้อย …", "<b>C | URI_0072</b><br>source=URI p.56 | type=text<br>tokens=534 | group=pediatric<br>section=คำแนะนำสำหรับการรักษา AOM > ชนิดและระยะเวลาในการให้ยาต้านจุลชีพ > การรักษาเบื้อง<br><br><b>⚠️ >500 tok — เสี่ยงกลืนเนื้อหาใน vector</b><br><br>1\\. Amoxicillin ในขนาดปกติ 40-50 มก./กก./วัน แบ่งให้รับประทานวันละ 2-3 ครั้ง<br><br>2\\. ในผู้ป่วยที่มีความเสี่ยงต่อการติดเชื้อดื้อยา drug resistant S. pneumoniae (DRSP) ได้แก่<br><br>*   อายุน้อยกว่า 2 ปี<br>*   เคยได้รับยาต้านจุลชีพภายใน 1-3 เดือน ที่ผ่านมา<br>*   เป็นผู้ป่วยที่มาจากสถานรับเลี้ยงเด็ก<br><br>แนวทางการดูแลรักษาโรคติดเชื้อเฉียบพลันระบบหายใจในเด็ก พ.ศ. 2562<br><br>พิจารณาเพิ่มขนาดยา amoxicillin เป็น 80-90 มก./กก./วัน แบ่งให้รับประทานวันละ 2-3 ครั้ง เพื่อเพิ่มประสิทธิภาพในการควบคุมเชื้อ DRSP<br><br>3. ในกรณีที่แพ้ยากล…", "<b>C | URI_0081</b><br>source=URI p.63 | type=text<br>tokens=522 | group=pediatric<br>section=ฝีหลังคอหอย (Retropharyngeal abscess) > ระบาดวิทยา > ลักษณะอาการทางคลินิก¹,⁸<br><br><b>⚠️ >500 tok — เสี่ยงกลืนเนื้อหาใน vector</b><br><br>อาการขึ้นกับระยะของโรค เด็กเล็กที่อายุน้อยกว่า 2 ปีมักมีอาการไม่จำเพาะเจาะจง<br><br>อาการสำคัญ ได้แก่ ไข้ขึ้นสูงอย่างรวดเร็ว (spiking fever) คอแข็ง (neck stiffness) เคลื่อนไหวคอและขากรรไกรได้น้อยเพราะเจ็บปวดคอเวลาเคลื่อนไหว คอแข็ง (stiff neck) คอเอียง (torticollis) กลืนลำบาก (dysphagia) เจ็บเวลา กลืน (odynophagia) น้ำลายไหล อาการอื่นที่อาจพบ 8,16 ได้แก่ มีไข้หนาว สั่น อ่อนเพลีย กินอาหารน้อยลง งอแง gurgling sound หรือ stertor มีความ รู้สึกเหมือนมีก้อนในคอ ปวดหลังไหล่เวลากลืน หรืออาจไม่มีอาการทางระบบ หา…", "<b>C | URI_0084</b><br>source=URI p.65 | type=text<br>tokens=513 | group=pediatric<br>section=ฝีหลังคอหอย (Retropharyngeal abscess) > 2. การถ่ายภาพเอกซเรย์คอมพิวเตอร์ของคอและ<br><br><b>⚠️ >500 tok — เสี่ยงกลืนเนื้อหาใน vector</b><br><br>ภาพจากเอกซเรย์คอมพิวเตอร์จะสามารถให้การวินิจฉัยแยกโรคระหว่าง<br>cellulitis กับ abscess ได้อย่างแม่นยำ และบอกขอบเขตของโรคได้ดีกว่า<br>ภาพรังสีคอด้านข้าง โดยมี specificity ร้อยละ 45-88 และ sensitivity ร้อยละ<br>85-100^9,22-24<br><br>แนวทางการดูแลรักษาโรคติดเชื้อเฉียบพลันระบบหายใจในเด็ก พ.ศ. 2562 <br><br>**ประโยชน์ของการทำเอกซเรย์คอมพิวเตอร์ของคอ** ได้แก่<br>*   ใช้วินิจฉัยโรคแยกโรคระหว่าง cellulitis กับ abscess<br>*   ช่วยในการวางแผนการผ่าตัด ดูตำแหน่งหนองกับ carotid artery และ internal jugular vein<br>*   ประเมินการลุกลามของก…", "<b>C | URI_0086</b><br>source=URI p.70 | type=text<br>tokens=586 | group=pediatric<br>section=ฝีหลังคอหอย (Retropharyngeal abscess) > 2. การถ่ายภาพเอกซเรย์คอมพิวเตอร์ของคอและ<br><br><b>⚠️ >500 tok — เสี่ยงกลืนเนื้อหาใน vector</b><br><br>ต้องพยายามให้ได้การวินิจฉัยโรคโดยเร็วที่สุด ก่อนที่จะมีภาวะแทรกซ้อนจากการอุดกั้นทางเดินหายใจ โดยเฉพาะในเด็กที่มาด้วยไข้ คอบวมและกลืนลำบาก ควรเฝ้าระวังใกล้ชิดในเด็กที่มีอาการหงุดหงิด กระสับกระส่าย น้ำลายไหล (drooling) หรือแหงนคอผิดปกติ<br><br>ความรุนแรงของโรค ขึ้นกับภาวะอุดกั้นทางเดินหายใจส่วนบน สิ่งที่มักพบเมื่อมีปัญหาอุดกั้นทางเดินหายใจ ได้แก่ หายใจเร็ว เขียว tracheal tug (แหงนคอไปด้านหลัง ผู้ตรวจยืนหลังผู้ป่วย จับที่ cricoid cartilage สัมผัสได้ว่า trachea ถูกดึงลงตามจังหวะหัวใจเต้น) intercostal retr…", "<b>C | URI_0087</b><br>source=URI p.70 | type=text<br>tokens=555 | group=pediatric<br>section=ฝีหลังคอหอย (Retropharyngeal abscess) > 2. การถ่ายภาพเอกซเรย์คอมพิวเตอร์ของคอและ<br><br><b>⚠️ >500 tok — เสี่ยงกลืนเนื้อหาใน vector</b><br><br>ง abscess ใหญ่ไม่เกิน 3 ตร.ซม.^23<br>        *   ดูแลผู้ป่วยอย่างใกล้ชิด เตรียมอุปกรณ์และบุคลากรที่พร้อมจะ ใส่ท่อช่วยหายใจได้ หรือพิจารณาส่งต่อไปยังสถานพยาบาลที่มีแพทย์ผู้เชี่ยวชาญ [D1++]<br>        *   หลังจากให้การรักษาด้วยยาต้านจุลชีพ ให้เฝ้าระวังภาวะ แทรกซ้อน หากอาการไม่ดีขึ้นหรือทรุดลงใน 24-48 ชั่วโมง ให้ประเมินการรักษา<br><br>ใหม่¹ โดยส่งตรวจเพิ่มเติมทางรังสี เช่น เอกซเรย์คอมพิวเตอร์ซ้ำ เพื่อดูการ<br>ลุกลามของโรค [C1+/-]<br><br>*   พิจารณาปรับเปลี่ยนยาต้านจุลชีพ ทั้งนี้การตัดสินใจให้ขึ้นกับ<br>    สถานการณ์ ศักยภ…", "<b>C | URI_0088</b><br>source=URI p.70 | type=text<br>tokens=568 | group=pediatric<br>section=ฝีหลังคอหอย (Retropharyngeal abscess) > 2. การถ่ายภาพเอกซเรย์คอมพิวเตอร์ของคอและ<br><br><b>⚠️ >500 tok — เสี่ยงกลืนเนื้อหาใน vector</b><br><br>ม่ดีขึ้น ให้ปรึกษาแพทย์โสต<br>    ศอ นาสิก ศัลยกรรม หรือศัลยกรรมทรวงอกที่ชำนาญ พิจารณาส่งเข้าห้องผ่าตัด<br>    เพื่อประเมินพยาธิสภาพหลังการดมยาสลบ (EUA) เพื่อให้แพทย์สามารถคลำ<br>    บริเวณที่มีการอักเสบที่หลังคอหอย และพิจารณาฝ่าตัดระบายหนองออกต่อทันที<br>    [D1+++]<br><br>แนวทางการดูแลรักษาโรคติดเชื้อเฉียบพลันระบบหายใจในเด็ก พ.ศ. 2562<br><br>3\\. ให้ยาต้านจุลชีพเข้าหลอดเลือดดำ ควรทำหลังจากที่ได้เจาะเลือด เพื่อเพาะเชื้อในเลือดแล้ว (เฉพาะสถานพยาบาลที่สามารถส่งเพาะเชื้อได้) ซึ่งเชื้อก่อโรคส่วนใหญ่มักจะมีหลาย ๆ เชื้อร่วมก…", "<b>C | URI_0091</b><br>source=URI p.72 | type=text<br>tokens=512 | group=pediatric<br>section=คำแนะนำในการปฏิบัติตัว > เอกสารอ้างอิง<br><br><b>⚠️ >500 tok — เสี่ยงกลืนเนื้อหาใน vector</b><br><br>1.  Philpott CM, Selvadurai D, Banerjee AR. Paediatric retropharyngeal abscess. J Laryngol Otol 2004;118:919-20.<br><br>2.  Har-EI G, Aroesty JH, Shaha A, Lucente FE. Changing trends in deep neck abscess. A retrospective study of 110 patients. Oral Surg Oral Med Oral Pathol 1994;7:446-50.<br><br>3.  Thompson JW, Cohen SR, Reddix P. Retropharyngeal abscess in children: a retrospective and historical analysis. Laryngoscope 1988;98:589-92.<br><br>4.  Coulthard M, Isaac D. Retropharyngeal abscess. Arch Dis Child. 199…", "<b>C | URI_0092</b><br>source=URI p.72 | type=text<br>tokens=507 | group=pediatric<br>section=คำแนะนำในการปฏิบัติตัว > เอกสารอ้างอิง<br><br><b>⚠️ >500 tok — เสี่ยงกลืนเนื้อหาใน vector</b><br><br>pearing infant. Pediatr Emerg Care 2001;17:255-7.<br><br>13. Nagy M, Pizzuto M, Backstrom J, Brodsky L. Deep neck infections in children: a new approach to diagnosis and treatment. Laryngoscope 1997;107:1627-34.<br><br>14. Goldberg D, Golz A, Joachims HZ. Retropharyngeal abscess: a clinical review. J Laryngol Otol 1997;111:546-50.<br><br>15. Harries PG. Retropharyngeal abscess and acute torticollis. J Laryngol Otol 1997;111:1183-5.<br><br>16. Husaru AN, Nedzelski JM. Retropharyngeal abscess and upper airway obstruction…"], "marker": {"color": "crimson", "line": {"width": 2}, "size": 14, "symbol": "x"}, "mode": "markers", "name": "oversized >500tok", "type": "scatter", "x": [-0.3423, -0.2979, -0.3389, -0.3576, 0.04661, -0.01201, 0.0196, 0.02859, 0.015, 0.1561, 0.1071, -0.2905, -0.1988, -0.2926, -0.2807, -0.3292, -0.3259, -0.2739, -0.3096, -0.2766, -0.02204, -0.07737, 0.07463, -0.0326, 0.00531, 0.03205, 0.02438, 0.08579, 0.005562, 0.01095, 0.06874, -0.02485, 0.1962, 0.1628, 0.153, 0.1495, 0.09008, 0.15, 0.1378], "y": [0.04489, 0.1166, 0.01474, -0.005883, -0.189, 0.03925, -0.01324, 0.02113, -0.07359, 0.1373, 0.1723, 0.05882, 0.1755, 0.1126, 0.015, 0.04526, -0.02571, 0.008473, -0.0275, 0.007854, 0.07118, -0.04064, 0.0475, -0.0362, -0.03151, -0.03351, -0.03573, -0.008159, 0.01215, -0.04919, -0.02496, -0.0686, 0.2416, 0.2055, 0.1398, 0.157, 0.1339, 0.1113, 0.09781]}], "layout": {"height": 620, "legend": {"orientation": "h", "title": {"text": "strategy"}, "tracegroupgap": 0, "y": 1.02, "yanchor": "bottom"}, "title": {"text": "Gemini Embedding — A vs C (PCA 2D, hover = text)"}, "xaxis": {"anchor": "y", "domain": [0, 1], "title": {"text": "PC1"}}, "yaxis": {"anchor": "x", "domain": [0, 1], "title": {"text": "PC2"}}}}
